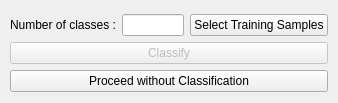
<?xml version="1.0" encoding="UTF-8"?>
<ui version="4.0">
 <class>nclasses</class>
 <widget class="QWidget" name="nclasses">
  <property name="geometry">
   <rect>
    <x>0</x>
    <y>0</y>
    <width>338</width>
    <height>103</height>
   </rect>
  </property>
  <property name="windowTitle">
   <string>Form</string>
  </property>
  <widget class="QWidget" name="">
   <property name="geometry">
    <rect>
     <x>10</x>
     <y>10</y>
     <width>318</width>
     <height>87</height>
    </rect>
   </property>
   <layout class="QVBoxLayout" name="verticalLayout_2">
    <item>
     <layout class="QVBoxLayout" name="verticalLayout">
      <item>
       <layout class="QHBoxLayout" name="horizontalLayout">
        <item>
         <widget class="QLabel" name="label">
          <property name="text">
           <string>Number of classes :</string>
          </property>
         </widget>
        </item>
        <item>
         <widget class="QLineEdit" name="lineEdit"/>
        </item>
        <item>
         <widget class="QPushButton" name="pushButton">
          <property name="text">
           <string>Select Training Samples</string>
          </property>
         </widget>
        </item>
       </layout>
      </item>
      <item>
       <widget class="QPushButton" name="pushButton_3">
        <property name="enabled">
         <bool>false</bool>
        </property>
        <property name="text">
         <string>Classify</string>
        </property>
       </widget>
      </item>
      <item>
       <widget class="QPushButton" name="pushButton_2">
        <property name="text">
         <string>Proceed without Classification</string>
        </property>
       </widget>
      </item>
     </layout>
    </item>
   </layout>
  </widget>
 </widget>
 <resources/>
 <connections/>
</ui>
